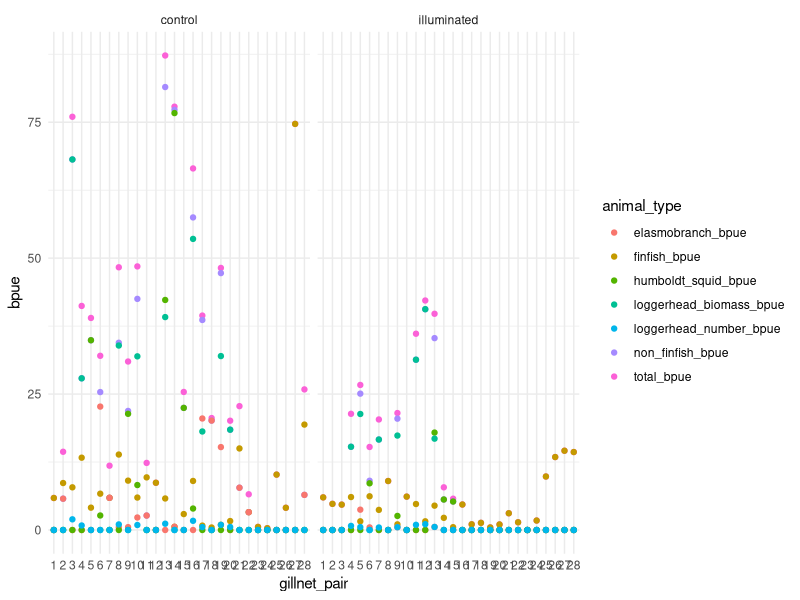
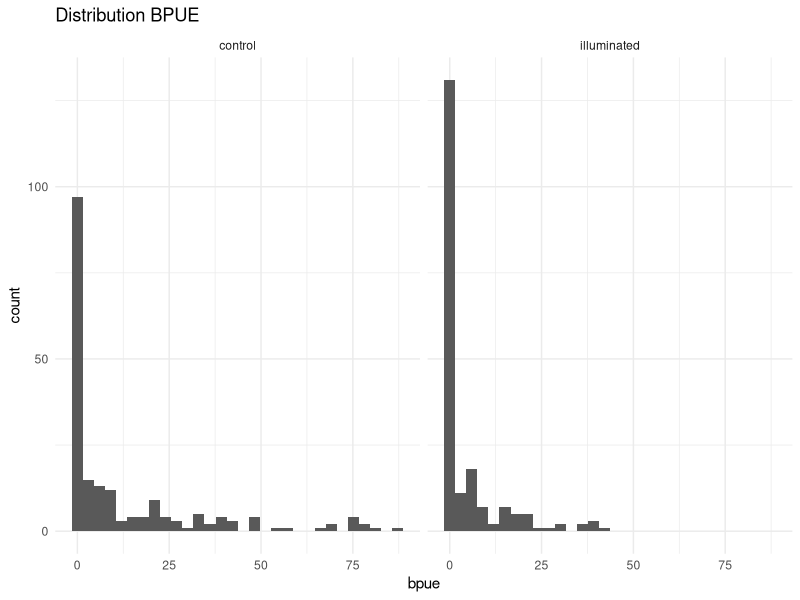
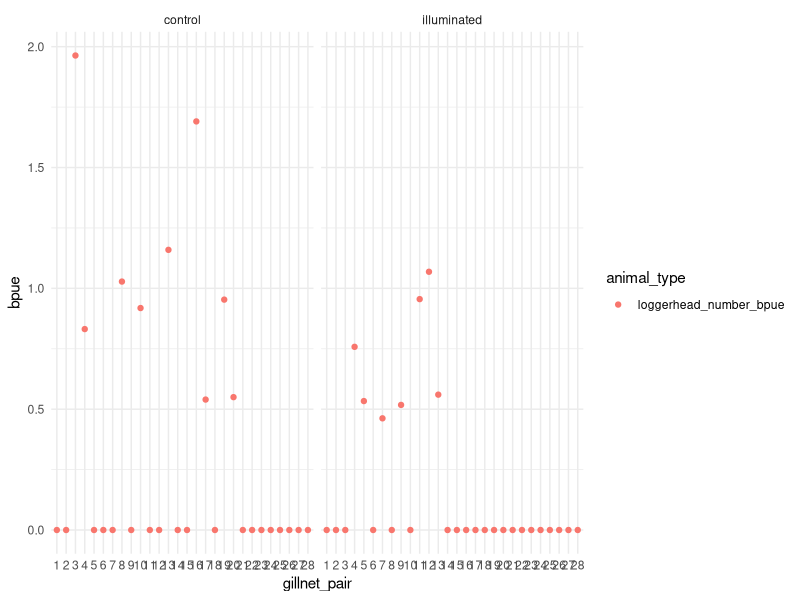
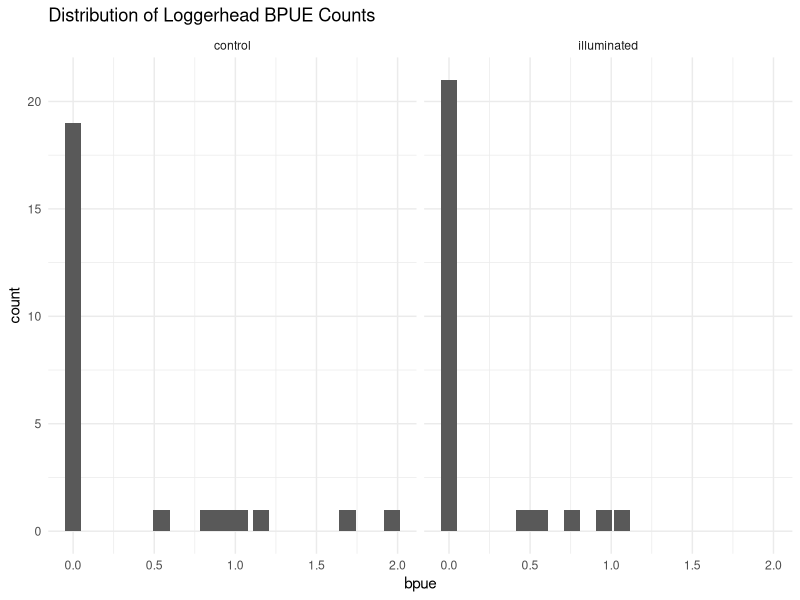
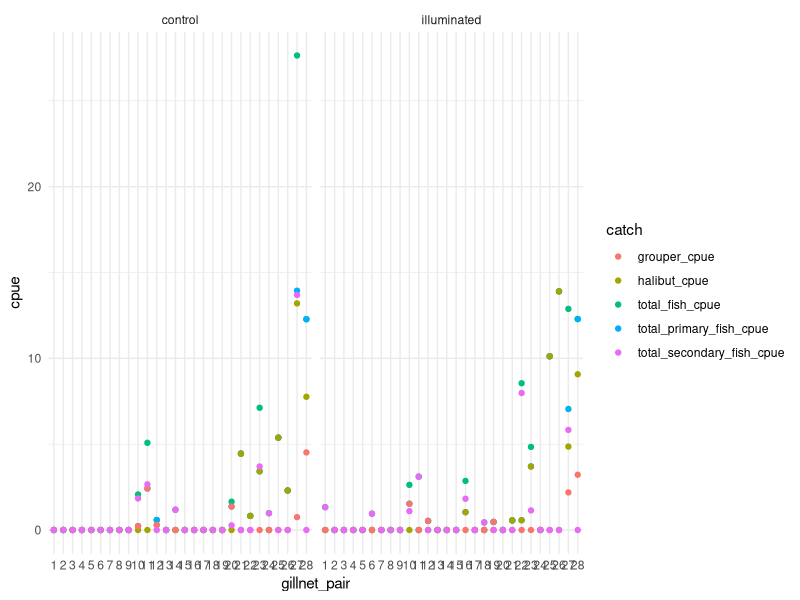
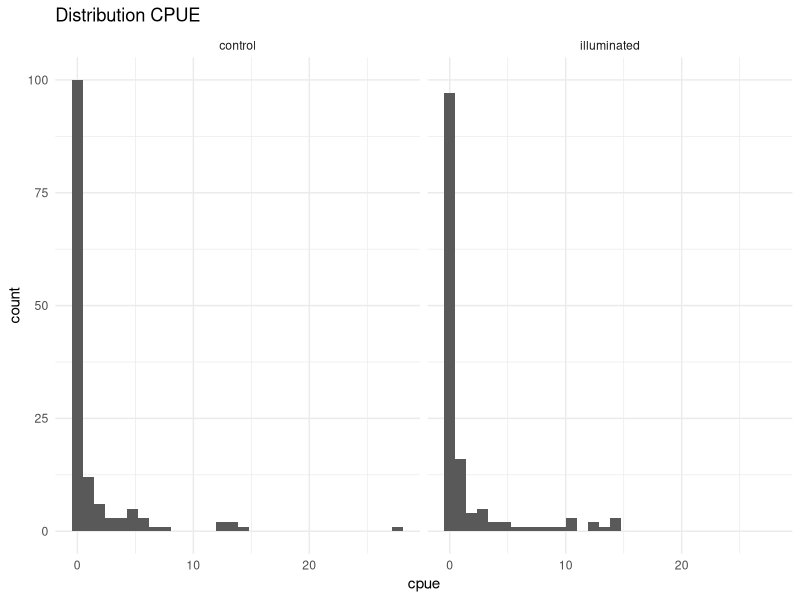

The R script that drew these images, in order:
## ---- chunk 1
library(tidyverse)
library(mgcv)
library(stats)
library(here)
## ---- chunk 2
catch_data <- read_csv(here("data", "fishnet_illumination_bpue.csv"))
## ---- chunk 3
bpue <- catch_data |> 
  filter(animal_type == "total_bpue" | animal_type == "non_finfish_bpue" | animal_type == "finfish_bpue" | animal_type == "elasmobranch_bpue" | animal_type == "humboldt_squid_bpue" | animal_type == "loggerhead_biomass_bpue" | animal_type == "loggerhead_number_bpue")

turtle_bpue <- catch_data |> 
  filter(animal_type == "loggerhead_biomass_bpue" | animal_type == "loggerhead_number_bpue")
## ---- chunk 4
cpue <- catch_data |> 
  filter(animal_type == "total_fish_bpue" | animal_type == "total_primary_fish_bpue" | animal_type == "halibut_bpue" | animal_type == "grouper_bpue" | animal_type == "total_secondary_fish_bpue") |> 
  pivot_wider(names_from = animal_type,
              values_from = bpue) |> 
  rename("total_fish_cpue" = "total_fish_bpue", 
         "total_primary_fish_cpue" = "total_primary_fish_bpue",
         "halibut_cpue" = "halibut_bpue",
         "grouper_cpue" = "grouper_bpue",
         "total_secondary_fish_cpue" = "total_secondary_fish_bpue") |> 
  pivot_longer(cols = c(total_fish_cpue, 
                        total_primary_fish_cpue, 
                        halibut_cpue, 
                        grouper_cpue, 
                        total_secondary_fish_cpue)) |> 
  rename("treatment"= "exp_unit",
         "catch" = "name",
         "cpue" = "value")
## ---- chunk 5
bpue <- bpue |> 
  mutate(animal_type = as.factor(animal_type), 
         treatment = as.factor(exp_unit), 
         gillnet_pair = as.factor(gillnet_pair))
## ---- chunk 6
ggplot(bpue, aes(x= gillnet_pair, y = bpue, color = animal_type)) + 
  geom_point() +
  facet_wrap(~treatment) + 
  theme_minimal()

ggplot() +
  geom_histogram(data = bpue, 
                 aes(x = bpue), 
                 width = 0.2) +
  facet_wrap(~treatment) + 
  theme_minimal() +
  labs(title = "Distribution BPUE")

## ---- chunk 7
bpue_glm <- gam(bpue ~ treatment + s(gillnet_pair, bs = 're'),
                family = tw(link = log),
                data = bpue)

summary(bpue_glm)
## ---- chunk 8
turtle_bpue <- turtle_bpue |> 
  mutate(animal_type = as.factor(animal_type), 
         treatment = as.factor(exp_unit), 
         gillnet_pair = as.factor(gillnet_pair))
## ---- chunk 9
turtle_bpue |> 
  filter(animal_type == "loggerhead_number_bpue") |> 
ggplot(aes(x= gillnet_pair, y = bpue, color = animal_type)) + 
  geom_point() +
  facet_wrap(~treatment) + 
  theme_minimal()

turtle_bpue |> 
  filter(animal_type == "loggerhead_number_bpue") |> 
ggplot() +
  geom_bar(aes(x = bpue), 
           width = 0.1) +
  facet_wrap(~treatment) + 
  theme_minimal() +
  labs(title = "Distribution of Loggerhead BPUE Counts")

## ---- chunk 10
turtle_bpue_glm <- gam(bpue ~ treatment + s(gillnet_pair, bs = 're'),
                       family = tw(link = log),
                       data = turtle_bpue)
## ---- chunk 11
cpue <- cpue |> 
  mutate(catch = as.factor(catch), 
         treatment = as.factor(treatment), 
         gillnet_pair = as.factor(gillnet_pair))
## ---- chunk 12
ggplot(cpue, aes(x= gillnet_pair, y = cpue, color = catch)) + 
  geom_point() +
  facet_wrap(~treatment) + 
  theme_minimal()

ggplot() +
  geom_histogram(data = cpue, 
                 aes(x = cpue), 
                 width = 0.2) +
  facet_wrap(~treatment) + 
  theme_minimal() +
  labs(title = "Distribution CPUE")
## ---- chunk 13
cpue_glm <- gam(cpue ~ treatment + s(gillnet_pair, bs = 're'),
                family = tw(link = log),
                data = cpue)


summary(cpue_glm)

#stats::predict(cpue_glm)


